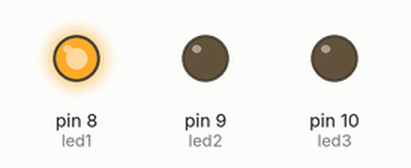
Bench run of a sketch on a simulated Arduino Uno, built with avr-gcc and run on an emulated ATmega328P. Parts: output pins drawn as LEDs (lit = HIGH).

Above: at 0.2 s.
At 1.2 s:
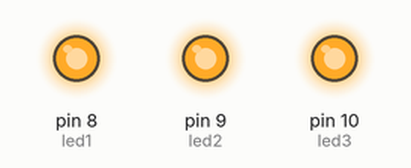
At 2.7 s:
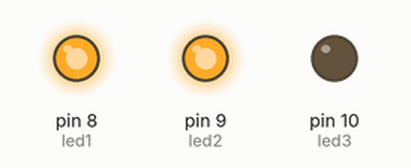
At 3.7 s:
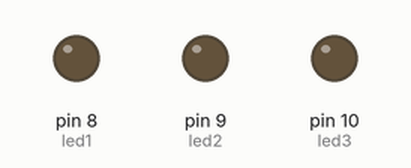
Timing chart, 0 to 4.6 s (numbered marks = the images above):
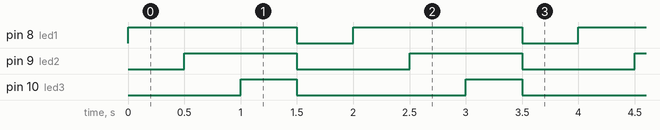

Measured:
- by itself, pin 8 (led1): alternates HIGH for 1.5 s and LOW for 0.50 s
- by itself, pin 9 (led2): alternates HIGH for 1.0 s and LOW for 1.0 s
- by itself, pin 10 (led3): alternates HIGH for 0.50 s and LOW for 1.5 s

The sketch:

Job6-2.ino
```cpp
// Broches des LED
const int led1 = 8;
const int led2 = 9;
const int led3 = 10;

void setup() {
  pinMode(led1, OUTPUT);
  pinMode(led2, OUTPUT);
  pinMode(led3, OUTPUT);
}

void loop() {
  digitalWrite(led1, HIGH);  // allume LED1
  delay(500);

  digitalWrite(led2, HIGH);  // allume LED2
  delay(500);

  digitalWrite(led3, HIGH);  // allume LED3
  delay(500);

  digitalWrite(led1, LOW);   // éteint LED1
  digitalWrite(led2, LOW);   // éteint LED2
  digitalWrite(led3, LOW);   // éteint LED3
  delay(500);
}
```
